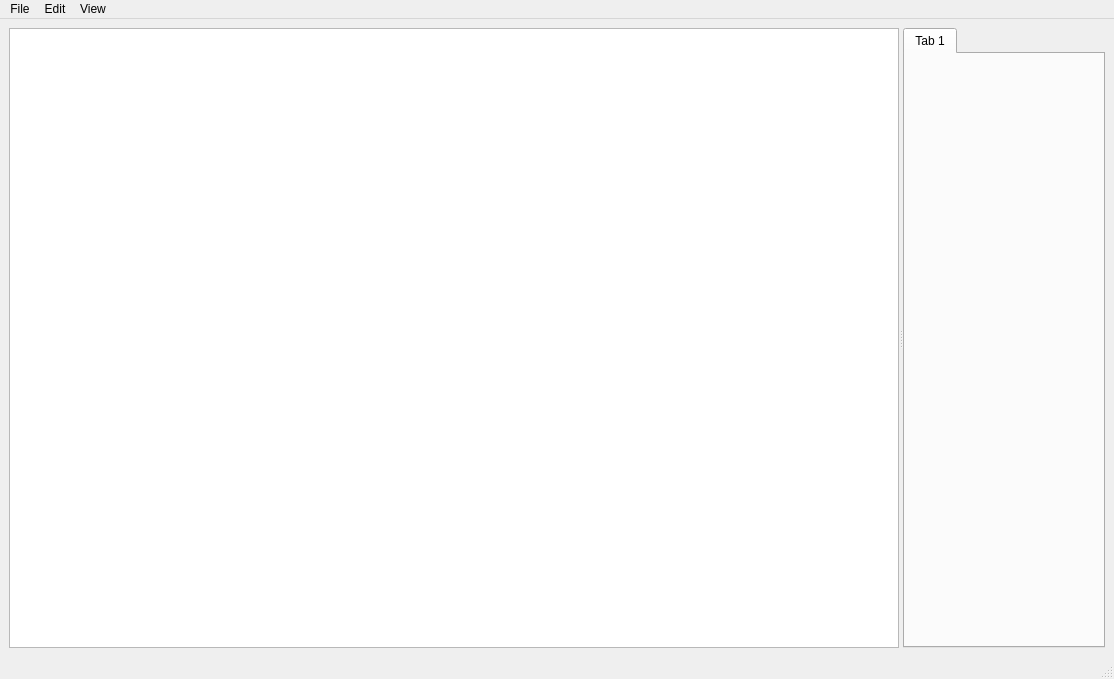
<?xml version="1.0" encoding="UTF-8"?>
<ui version="4.0">
 <class>MainWindow</class>
 <widget class="QMainWindow" name="MainWindow">
  <property name="enabled">
   <bool>true</bool>
  </property>
  <property name="geometry">
   <rect>
    <x>0</x>
    <y>0</y>
    <width>1114</width>
    <height>679</height>
   </rect>
  </property>
  <property name="acceptDrops">
   <bool>true</bool>
  </property>
  <property name="windowTitle">
   <string>Cremniy</string>
  </property>
  <property name="animated">
   <bool>true</bool>
  </property>
  <widget class="QWidget" name="centralwidget">
   <property name="enabled">
    <bool>true</bool>
   </property>
   <property name="sizePolicy">
    <sizepolicy hsizetype="Expanding" vsizetype="Expanding">
     <horstretch>0</horstretch>
     <verstretch>0</verstretch>
    </sizepolicy>
   </property>
   <layout class="QHBoxLayout" name="horizontalLayout">
    <item>
     <widget class="QSplitter" name="splitter">
      <property name="sizePolicy">
       <sizepolicy hsizetype="Expanding" vsizetype="Expanding">
        <horstretch>0</horstretch>
        <verstretch>0</verstretch>
       </sizepolicy>
      </property>
      <property name="orientation">
       <enum>Qt::Orientation::Horizontal</enum>
      </property>
      <widget class="FileTreeView" name="treeView"/>
      <widget class="QTabWidget" name="tabWidget">
       <property name="currentIndex">
        <number>0</number>
       </property>
       <widget class="QWidget" name="tab">
        <attribute name="title">
         <string>Tab 1</string>
        </attribute>
        <layout class="QHBoxLayout" name="horizontalLayout_2"/>
       </widget>
      </widget>
     </widget>
    </item>
   </layout>
  </widget>
  <widget class="QMenuBar" name="menubar">
   <property name="enabled">
    <bool>true</bool>
   </property>
   <property name="geometry">
    <rect>
     <x>0</x>
     <y>0</y>
     <width>1114</width>
     <height>21</height>
    </rect>
   </property>
   <widget class="QMenu" name="menuFile">
    <property name="title">
     <string>File</string>
    </property>
    <addaction name="actionNew_Project"/>
    <addaction name="actionOpen_Project"/>
    <addaction name="separator"/>
    <addaction name="actionSave_File"/>
   </widget>
   <widget class="QMenu" name="menuEdit">
    <property name="title">
     <string>Edit</string>
    </property>
   </widget>
   <widget class="QMenu" name="menuView">
    <property name="title">
     <string>View</string>
    </property>
   </widget>
   <addaction name="menuFile"/>
   <addaction name="menuEdit"/>
   <addaction name="menuView"/>
  </widget>
  <widget class="QStatusBar" name="statusbar">
   <property name="enabled">
    <bool>true</bool>
   </property>
  </widget>
  <action name="actionNew_Project">
   <property name="text">
    <string>New Project</string>
   </property>
   <property name="whatsThis">
    <string/>
   </property>
   <property name="iconVisibleInMenu">
    <bool>true</bool>
   </property>
  </action>
  <action name="actionOpen_Project">
   <property name="text">
    <string>Open Project</string>
   </property>
  </action>
  <action name="actionSave_File">
   <property name="enabled">
    <bool>true</bool>
   </property>
   <property name="text">
    <string>Save File</string>
   </property>
   <property name="visible">
    <bool>true</bool>
   </property>
   <property name="iconVisibleInMenu">
    <bool>true</bool>
   </property>
  </action>
 </widget>
 <customwidgets>
  <customwidget>
   <class>FileTreeView</class>
   <extends>QTreeView</extends>
   <header>filetreeview.h</header>
  </customwidget>
 </customwidgets>
 <resources/>
 <connections/>
</ui>
